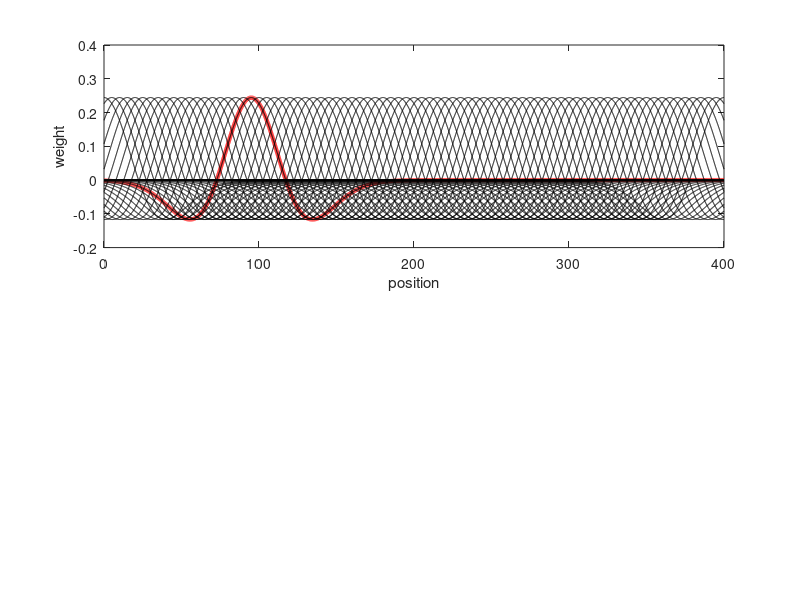

MATLAB code for this plot: (Note: this script raises an error after producing the figure.)
% SubunitModeling.m - Center-surround subunit model
%   Fits and visualizes subunit spatial tuning for contrast-reversing gratings.
%   Paper reference: Figure 4F, Supplementary Figure 4 (Chen & Rieke, 2026)
%   See Methods: "Center-Surround Subunit Model"
%
%   The model uses a Difference-of-Gaussians (DoG) receptive field for each
%   subunit, with half-wave rectification to capture nonlinear spatial
%   integration. The response to square-wave gratings of varying bar width
%   is computed by summing rectified subunit outputs across random phases.
%
%   External dependency: fminsearchbnd (MATLAB File Exchange, bounded Nelder-Mead)

clc; close all;
load AllTuningReversingGrating

%% Visualize single-cell RF and model fit
cellNo = 7;
positions = 0:5:400;
xloc = 0:0.1:400;
CenterSD = 20;
SurroundSD = 27;
surroundWeight = 1.02 * CenterSD / SurroundSD;

% Build DoG receptive field
nSub = length(positions);
GaussRF = zeros(nSub, length(xloc));
for sub = 1:nSub
    GaussRF(sub, :) = exp(-(xloc - positions(sub)).^2 / (2*CenterSD^2)) ...
        - surroundWeight * exp(-(xloc - positions(sub)).^2 / (2*SurroundSD^2));
end

figure(3); clf;
ax(1) = subplot(2, 1, 1);
plot(xloc, GaussRF(20, :), 'r', 'LineWidth', 3); hold on;
plot(xloc, GaussRF, 'k');
xlabel('position');
ylabel('weight');

% Compute bar responses using shared core function
barWidth = inhBarAll{cellNo};
denseBar = [5:5:51, 60:10:160];
inhBarRespAll{cellNo} = interp1(barWidth, inhBarRespAll{cellNo}, denseBar);
barWidth = denseBar;

barResp = computeSubunitResponse(CenterSD, SurroundSD, surroundWeight, ...
    barWidth, positions, xloc, 5);

ax(2) = subplot(2, 1, 2);
hold all;
plot(barWidth, inhBarRespAll{cellNo}, 'r');
plot(barWidth, barResp / max(barResp), 'k', 'LineWidth', 2);
xlabel('barwidth');
ylabel('response');
legend('data', 'model');

%% Fit subunit model to contrast-reversing grating data
clc; close all;
load AllTuningReversingGrating

options = optimset('PlotFcns', 'optimplotfval', 'TolX', 1e-2, 'MaxIter', 200, 'TolFun', 1e-3);
for cellNo = 7
    [x, fval] = fminsearchbnd(@(x) subunitModelFittingWrapper(x, inhBarAll{cellNo}, inhBarRespAll{cellNo}), ...
        [15 0.9 15 0.3], [12 0.6 10 0], [50 1.05 20 0.6], options);
    figure('position', [100 100 1000 500]);
    hold all;
    plot(inhBarAll{cellNo}, inhBarRespAll{cellNo}, 'k');
    barResp = subunitModelWrapper(x, inhBarAll{cellNo});
    plot(inhBarAll{cellNo}, barResp, 'r');
    legend('data', 'model');
    fprintf('cell ID %d  surround size %f  surround strength %f\n', cellNo, x(1), x(2));
    fitOutput(cellNo, :) = [x fval];
    title(sprintf('cell ID %d  surSize %f  Sstrength %f', cellNo, x(1), x(2)));
end

%% Plot summary of subunit fitting
figure;
scatter(fitOutput(:,1), fitOutput(:,2));
xlim([0 50]); ylim([0 1.2]); hold all;
eb(1) = errorbar(mean(fitOutput(:,1)), mean(fitOutput(:,2)), ste(fitOutput(:,1)), 'horizontal', 'LineStyle', 'none');
eb(2) = errorbar(mean(fitOutput(:,1)), mean(fitOutput(:,2)), ste(fitOutput(:,2)), 'vertical', 'LineStyle', 'none');

%% Parameter landscape: surround size vs. surround strength
[xx, yy] = meshgrid(10:1:60, 0.5:0.01:1);
F = zeros(size(xx));
for i = 1:size(F, 1)
    for j = 1:size(F, 2)
        F(i, j) = subunitModelSup([xx(i,j) yy(i,j)]);
    end
end
figure; surf(xx, yy, F); colorbar;
figure; contourf(F, 'showtext', 'on'); colorbar;
figure; surfc(xx, yy, F, 'FaceAlpha', 1); colorbar;
